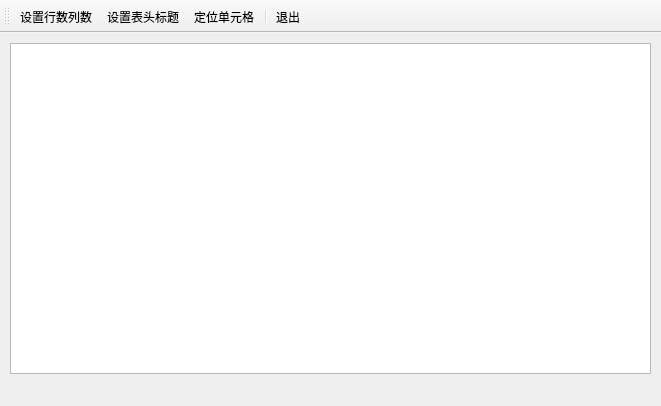
<?xml version="1.0" encoding="UTF-8"?>
<ui version="4.0">
 <class>MainWindow</class>
 <widget class="QMainWindow" name="MainWindow">
  <property name="geometry">
   <rect>
    <x>0</x>
    <y>0</y>
    <width>661</width>
    <height>406</height>
   </rect>
  </property>
  <property name="windowTitle">
   <string>自定义对话框</string>
  </property>
  <widget class="QWidget" name="centralwidget">
   <widget class="QTableView" name="tableView">
    <property name="geometry">
     <rect>
      <x>10</x>
      <y>10</y>
      <width>641</width>
      <height>331</height>
     </rect>
    </property>
   </widget>
  </widget>
  <widget class="QToolBar" name="toolBar">
   <property name="windowTitle">
    <string>toolBar</string>
   </property>
   <property name="toolButtonStyle">
    <enum>Qt::ToolButtonTextUnderIcon</enum>
   </property>
   <attribute name="toolBarArea">
    <enum>TopToolBarArea</enum>
   </attribute>
   <attribute name="toolBarBreak">
    <bool>false</bool>
   </attribute>
   <addaction name="actSetSize"/>
   <addaction name="actSetHeader"/>
   <addaction name="actLocate"/>
   <addaction name="separator"/>
   <addaction name="actExit"/>
  </widget>
  <action name="actSetSize">
   <property name="icon">
    <iconset resource="res.qrc">
     <normaloff>:/icons/row.bmp</normaloff>:/icons/row.bmp</iconset>
   </property>
   <property name="text">
    <string>设置行数列数</string>
   </property>
  </action>
  <action name="actSetHeader">
   <property name="icon">
    <iconset resource="res.qrc">
     <normaloff>:/icons/header.bmp</normaloff>:/icons/header.bmp</iconset>
   </property>
   <property name="text">
    <string>设置表头标题</string>
   </property>
  </action>
  <action name="actLocate">
   <property name="icon">
    <iconset resource="res.qrc">
     <normaloff>:/icons/locate.bmp</normaloff>:/icons/locate.bmp</iconset>
   </property>
   <property name="text">
    <string>定位单元格</string>
   </property>
  </action>
  <action name="actExit">
   <property name="icon">
    <iconset resource="res.qrc">
     <normaloff>:/icons/exit.bmp</normaloff>:/icons/exit.bmp</iconset>
   </property>
   <property name="text">
    <string>退出</string>
   </property>
  </action>
 </widget>
 <resources>
  <include location="res.qrc"/>
 </resources>
 <connections>
  <connection>
   <sender>actExit</sender>
   <signal>triggered()</signal>
   <receiver>MainWindow</receiver>
   <slot>close()</slot>
   <hints>
    <hint type="sourcelabel">
     <x>-1</x>
     <y>-1</y>
    </hint>
    <hint type="destinationlabel">
     <x>330</x>
     <y>202</y>
    </hint>
   </hints>
  </connection>
 </connections>
</ui>
